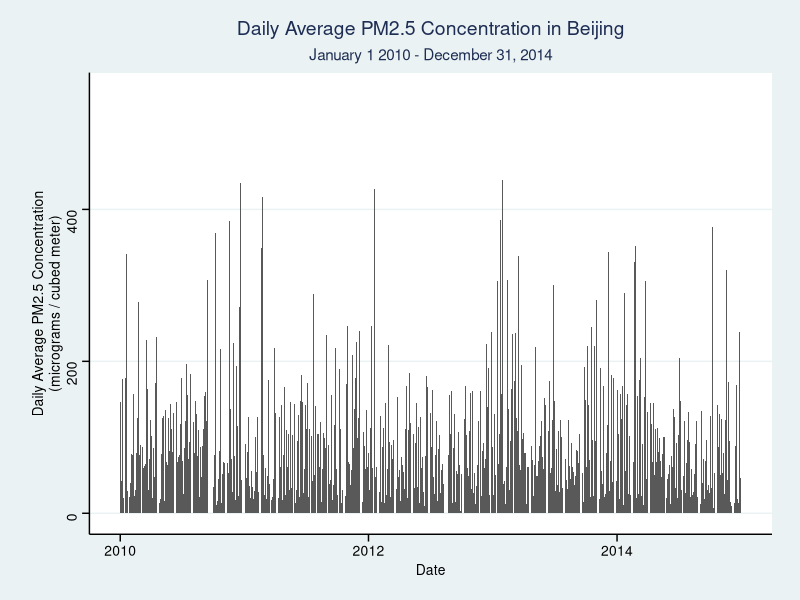
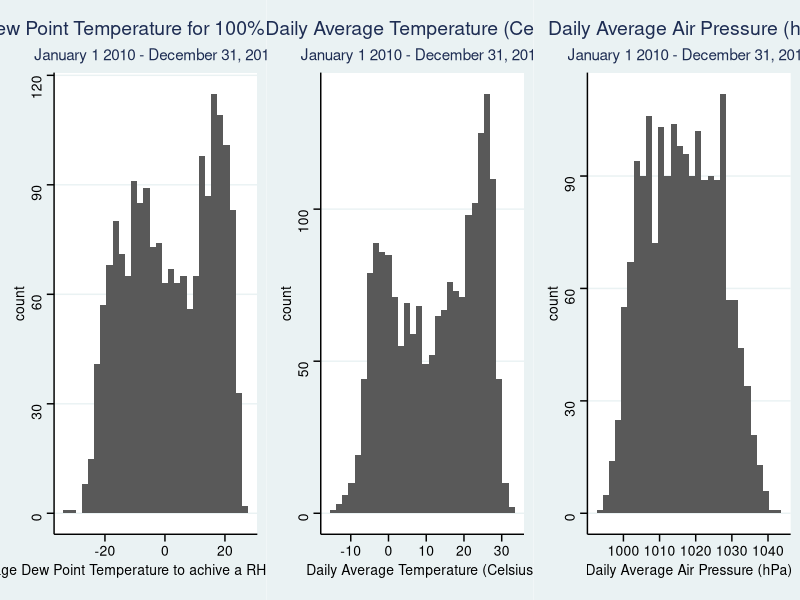
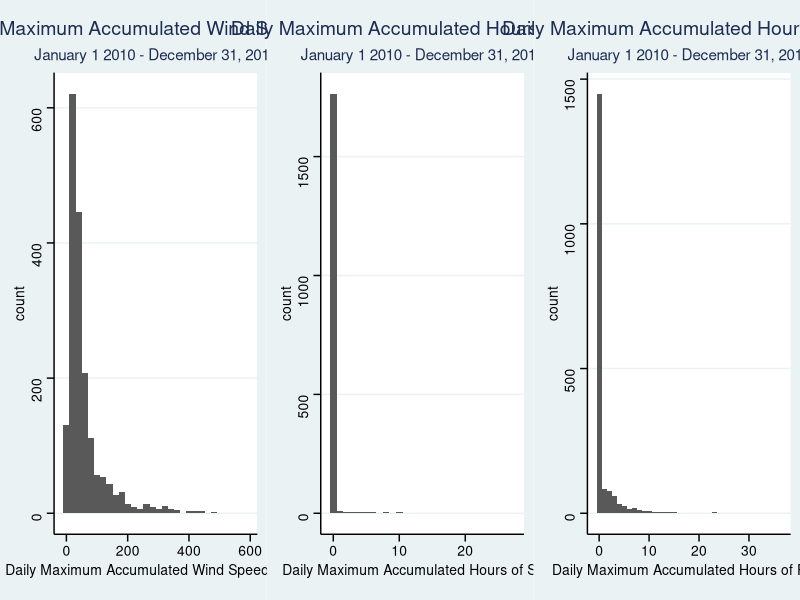
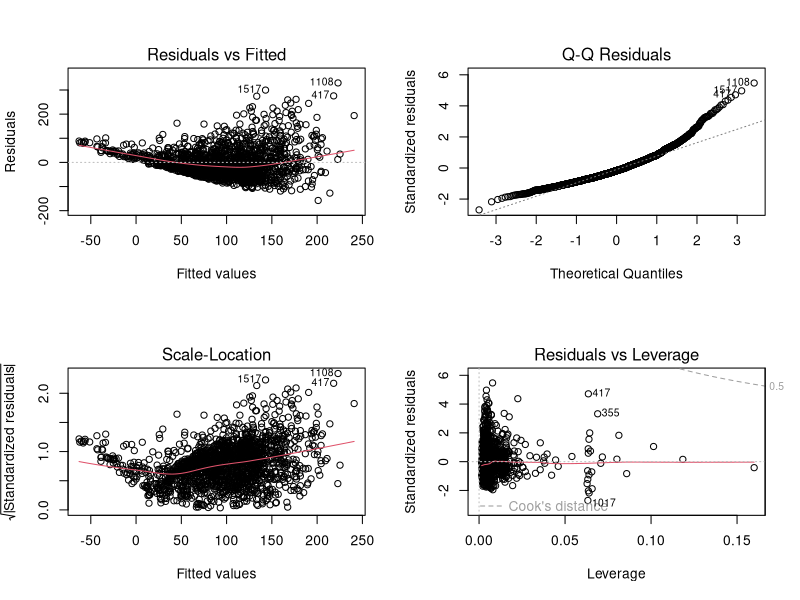

Here is the R script that generated these plots, in order: (Note: this script raises an error after producing the figures.)
## ---- chunk 1
# Preliminary setup to import the libraries needed
library(readr)

library(knitr)
# making tables

library(ggplot2)
library(ggthemes)
library(gridExtra)
# making and displaying plots with greater aesthetic qualities
## ---- chunk 2
# Read and import data
Pollution <- read.csv("beijingPM2.5.csv",header=TRUE)
str(Pollution)
## ---- chunk 3
# Using the provided R code to import the data and change temporal frequency to daily observations
library("tidyverse")
library("lubridate")
library(dplyr)

# Change TEMP and PRES as numeric
Pollution$TEMP <- as.numeric(Pollution$TEMP)
Pollution$PRES <- as.numeric(Pollution$PRES)

# Create date-time column for hourly data
Pollution$Date_H = with(Pollution, ymd_h(paste(Year, Month, Day, Hour, sep= ' ')))

# Create date column for daily data
Pollution$Date_D = with(Pollution, ymd(paste(Year, Month, Day)))
Pollution[1:5,]

# Build Daily data
Pollution_Daily<-Pollution %>%
  group_by(Date_D) %>%
  summarise(
  Avg_Day_PM2.5=mean(PM2.5,na.rm=TRUE),
  Avg_Day_DEWP=mean(DEWP,na.rm=TRUE),
  Avg_Day_TEMP=mean(TEMP,na.rm=TRUE),
  Avg_Day_PRES=mean(PRES,na.rm=TRUE),
  Max_Day_LWS=max(LWS,na.rm=TRUE),
  Max_Day_LS=max(LS,na.rm=TRUE),
  Max_Day_LR=max(LR,na.rm=TRUE),
  Max_Day_CBWD=nth(CBWD,which.max(LWS)))

# Convert Daily table to a data frame
Pollution_Daily=as.data.frame(Pollution_Daily)

# Use functions year, month and day to create Year, Month and Day Columns
Pollution_Daily$Year = year(Pollution_Daily$Date_D)
Pollution_Daily$Month = month(Pollution_Daily$Date_D)
Pollution_Daily$Day = day(Pollution_Daily$Date_D)

#Fix NaN values in PM2.5 and set to NAs
Pollution_Daily$Avg_Day_PM2.5[is.nan(Pollution_Daily$Avg_Day_PM2.5)] <- NA

## ---- chunk 4
# Figure 1: Daily Average PM2.5 COncentration in Beijing
ggplot(data = Pollution_Daily, aes(x = Date_D, y = Avg_Day_PM2.5)) +
  geom_col() +
  labs(title = "Daily Average PM2.5 Concentration in Beijing",
       subtitle = "January 1 2010 - December 31, 2014",
       x = "Date",
       y = "Daily Average PM2.5 Concentration\n(micrograms / cubed meter)") +
  theme_stata()
## ---- chunk 5
top_5_days <- Pollution_Daily[order(-Pollution_Daily$Avg_Day_PM2.5),]$Date_D[1:5]
top_5_pm2.5 <- Pollution_Daily[order(-Pollution_Daily$Avg_Day_PM2.5),]$Avg_Day_PM2.5[1:5]
top_5 <- data.frame(top_5_days, top_5_pm2.5)
rownames(top_5) <- NULL
colnames(top_5) <- c("Day", "Average Daily PM2.5 Concentration  (micrograms / meters-cubed)")
knitr::kable(top_5)
## ---- chunk 6
# Figure 2: Histograms of Daily Average Meteorological Variables
avg1 <- ggplot(data = Pollution_Daily, aes(x = Avg_Day_DEWP)) +
          geom_histogram() +
          labs(title = "Daily Dew Point Temperature for 100% RH (Celsius)",
               subtitle = "January 1 2010 - December 31, 2014",
               x = "Daily Average Dew Point Temperature to achive a RH of 100% (Celsius)") +
          theme_stata()

avg2 <- ggplot(data = Pollution_Daily, aes(x = Avg_Day_TEMP)) +
          geom_histogram() +
          labs(title = "Daily Average Temperature (Celsius)",
               subtitle = "January 1 2010 - December 31, 2014",
               x = "Daily Average Temperature (Celsius)") +
          theme_stata()
avg3 <- ggplot(data = Pollution_Daily, aes(x = Avg_Day_PRES)) +
          geom_histogram() +
          labs(title = "Daily Average Air Pressure (hPa)",
               subtitle = "January 1 2010 - December 31, 2014",
              x = "Daily Average Air Pressure (hPa)") +
          theme_stata()
grid.arrange(avg1, avg2, avg3, ncol = 3)
## ---- chunk 7
# Figure 3: Histograms of Daily Maximum Meteorological Variables
max1 <- ggplot(data = Pollution_Daily, aes(x = Max_Day_LWS)) +
          geom_histogram() +
          labs(title = "Daily Maximum Accumulated Wind Speed (m/s)",
               subtitle = "January 1 2010 - December 31, 2014",
               x = "Daily Maximum Accumulated Wind Speed (m/s)") +
          theme_stata()
max2 <- ggplot(data = Pollution_Daily, aes(x = Max_Day_LS)) +
          geom_histogram(binwidth = 1) +
          labs(title = "Daily Maximum Accumulated Hours of Snow",
               subtitle = "January 1 2010 - December 31, 2014",
               x = "Daily Maximum Accumulated Hours of Snow") +
          theme_stata()
max3 <- ggplot(data = Pollution_Daily, aes(x = Max_Day_LR)) +
          geom_histogram(binwidth = 1) +
          labs(title = "Daily Maximum Accumulated Hours of Rain",
               subtitle = "January 1 2010 - December 31, 2014",
               x = "Daily Maximum Accumulated Hours of Rain") +
          theme_stata()
grid.arrange(max1, max2, max3, ncol = 3)
## ---- chunk 8
# Randomly select 1/10 of the data set to use testing data
# Use the remaining 9/10 of the data as training data
set.seed(425)
testing_indices <- sample(x = (1:nrow(Pollution_Daily)),
                          size = round(nrow(Pollution_Daily) / 10, 0),
                          replace = FALSE)
testing_data <- Pollution_Daily[testing_indices, ]
training_data <- Pollution_Daily[- testing_indices, ]
## ---- chunk 9
model_mlr <- lm(Avg_Day_PM2.5 ~ . - Year - Month - Day,
                data = training_data)
## ---- chunk 10
# Figure 4: MLR model diagnostic plots
par(mfrow = c(2, 2))
plot(model_mlr)
## ---- chunk 11
library(lmtest)
mlr_test_pvalues <- c(bptest(model_mlr)$p.value[[1]],
                      shapiro.test(residuals(model_mlr))$p.value,
                      dwtest(model_mlr)$p.value)
formal_tests <-  c("Breusch-Pagan", "Shapiro-Wilks", "Durbin-Watson")
mlr_formal_tests <- data.frame(formal_tests,
                               mlr_test_pvalues)
colnames(mlr_formal_tests) <- c("Formal test", "p-value")
knitr::kable(mlr_formal_tests)
## ---- chunk 12
mlr_leverage <- influence(model_mlr)$hat
length(mlr_leverage[mlr_leverage > 2 * length(model_mlr$coefficients) / nrow(training_data)])
## ---- chunk 13
jack <- rstudent(model_mlr)
outlier_threshold <- abs(qt(0.05 / (2 * nrow(training_data)),
                         nrow(training_data) - length(model_mlr$coefficients) - 1))
sorted_jack <- sort(abs(jack), decreasing = TRUE)
length(sorted_jack[sorted_jack >= outlier_threshold])
## ---- chunk 14
mlr_cooks_dist <- cooks.distance(model_mlr)
length(mlr_cooks_dist[mlr_cooks_dist >= 1])
## ---- chunk 15
abs(jack) >= outlier_threshold
training_data_no_outliers <- training_data[- (abs(jack) >= outlier_threshold),]
## ---- chunk 16
# Figure 5: MLR Model Boxcox Plot
library(MASS)
boxcox(model_mlr, plotit = TRUE)
## ---- chunk 17
quick_diag <- function(model) {
  par(mfrow = c(2, 2))
  plot(model)
  
  bptest(model)$p.value[[1]]
  shapiro.test(residuals(model))$p.value
  dwtest(model)$p.value
}
## ---- chunk 18
model_log <- lm(log(Avg_Day_PM2.5) ~ . - Year - Month - Day,
                data = training_data_no_outliers)
## ---- chunk 19
# Figure 6: Log Model Diagnostic Plots
par(mfrow = c(2, 2))
plot(model_log)
## ---- chunk 20
log_test_pvalues <- c(bptest(model_log)$p.value[[1]],
                      shapiro.test(residuals(model_log))$p.value,
                      dwtest(model_log)$p.value)
formal_tests <-  c("Breusch-Pagan", "Shapiro-Wilks", "Durbin-Watson")
log_formal_tests <- data.frame(formal_tests,
                               log_test_pvalues)
colnames(log_formal_tests) <- c("Formal test", "p-value")
knitr::kable(log_formal_tests)
## ---- chunk 21
model_log2 <- lm(log(Avg_Day_PM2.5) ~ . - Year - Month - Day - Max_Day_LWS - Max_Day_LS - Max_Day_LR + log(Max_Day_LWS) + log(Max_Day_LR + 1) + log(Max_Day_LS + 1),
               data = training_data_no_outliers)
## ---- chunk 22
# Figure 7: Second Log Model Diagnostic Plots
par(mfrow = c(2, 2))
plot(model_log2)
## ---- chunk 23
log2_test_pvalues <- c(bptest(model_log2)$p.value[[1]],
                      shapiro.test(residuals(model_log2))$p.value,
                      dwtest(model_log2)$p.value)
formal_tests <-  c("Breusch-Pagan", "Shapiro-Wilks", "Durbin-Watson")
log2_formal_tests <- data.frame(formal_tests,
                               log2_test_pvalues)
colnames(log2_formal_tests) <- c("Formal test", "p-value")
knitr::kable(log2_formal_tests)
## ---- chunk 24
model_log_int <- lm(log(Avg_Day_PM2.5) ~ . - Year - Month - Day - Max_Day_LWS - Max_Day_LS - Max_Day_LR + log(Max_Day_LWS) + log(Max_Day_LR + 1) + log(Max_Day_LS + 1) + Max_Day_CBWD * Max_Day_LWS,
                 data = training_data_no_outliers)
## ---- chunk 25
# Figure 8: Second Log Model with Interaction Diagnostic Plots
par(mfrow = c(2, 2))
plot(model_log_int)
## ---- chunk 26
log_int_test_pvalues <- c(bptest(model_log_int)$p.value[[1]],
                      shapiro.test(residuals(model_log_int))$p.value,
                      dwtest(model_log_int)$p.value)
formal_tests <-  c("Breusch-Pagan", "Shapiro-Wilks", "Durbin-Watson")
log_int_formal_tests <- data.frame(formal_tests,
                                   log_int_test_pvalues)
colnames(log_int_formal_tests) <- c("Formal test", "p-value")
knitr::kable(log_int_formal_tests)
## ---- chunk 27
bic_model <- step(model_log_int, direction = "backward", trace = FALSE, k = log(nrow(training_data_no_outliers)))
## ---- chunk 28
betas <- (0:13)
bic_coefficients <- data.frame(betas, bic_model$coefficients)
rownames(bic_coefficients) <- NULL
knitr::kable(bic_coefficients, col.names = c("$\\beta_i$", "Value"))
## ---- chunk 29
par(mfrow = c(2, 2))
plot(bic_model)
## ---- chunk 30
bic_test_pvalues <- c(bptest(bic_model)$p.value[[1]],
                      shapiro.test(residuals(bic_model))$p.value,
                      dwtest(bic_model)$p.value)
formal_tests <-  c("Breusch-Pagan", "Shapiro-Wilks", "Durbin-Watson")
bic_formal_tests <- data.frame(formal_tests,
                               bic_test_pvalues)
colnames(bic_formal_tests) <- c("Formal test", "p-value")
knitr::kable(bic_formal_tests)
## ---- chunk 31
predicted_PM2.5 <- exp(predict(bic_model, newdata = testing_data))
sqrt((mean(testing_data$Avg_Day_PM2.5 - predicted_PM2.5, na.rm = TRUE)) ^ 2)
